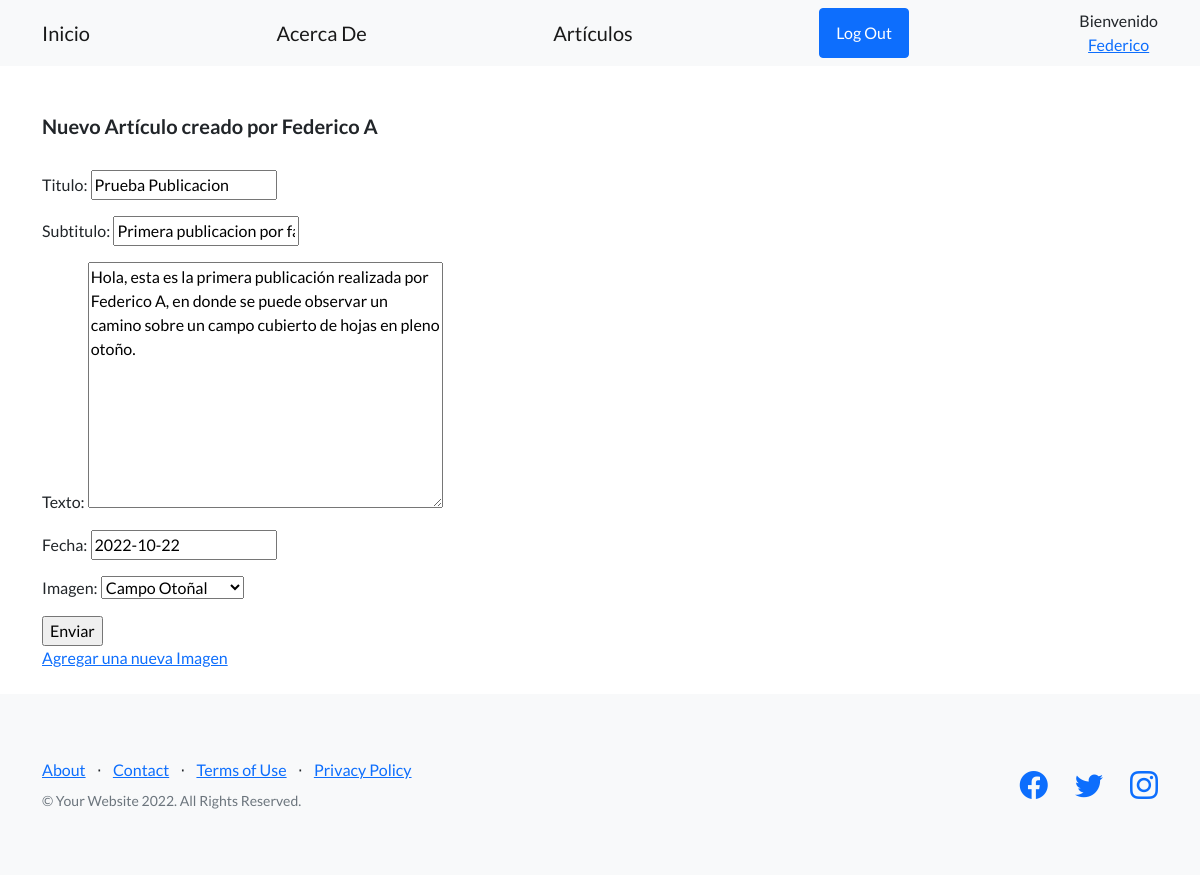
The page /editar/2 (signed in) on the database as committed earlier.
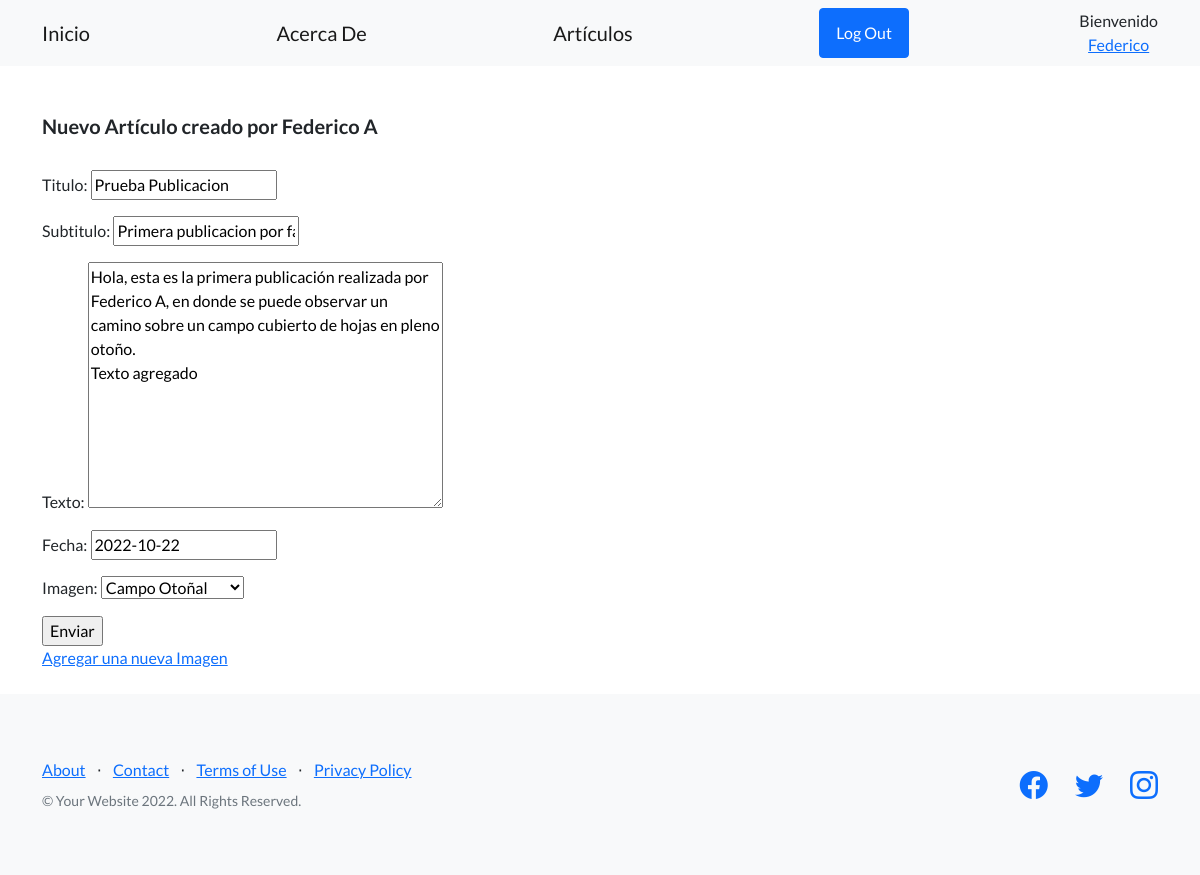
The same page on the database as committed later.
### Blog/models.py (models this page shows, shortened)
class Articulo(models.Model):
    titulo = models.CharField(max_length=60)
    subtitulo = models.CharField(max_length=60)
    texto = models.TextField()
    fecha = models.DateField(null=False)
    autor = models.ForeignKey(User, on_delete=models.CASCADE)
    imagen = models.ForeignKey(ImagenArticulo, on_delete=models.CASCADE)

### Blog/views.py (the view)
# urls.py: path('editar/<pk>', views.ArticuloEdit.as_view(), name='editarArticulo'),
class ArticuloEdit(LoginRequiredMixin, UpdateView):
    model = Articulo
    success_url = "/pages"
    fields = ['titulo', 'subtitulo', 'texto', 'fecha', 'imagen']

### Blog/models.py (called while the page is built)
    def __str__(self):
        return self.nombre

### Blog/templates/Blog/articulo_form.html (shortened to what this page needs)
{% extends 'Blog/encabezado.html' %}
{% load static %}
{% block contenidoQueCambia %}
<form action="" method="POST">
    <h5>Nuevo Artículo creado por {{request.user.get_full_name}}</h5>
    <br>
    {{ form.as_p }}
    <input type="submit" value="Enviar" />
</form>
<a href="{% url 'agregar_imagen' %}">Agregar una nueva Imagen</a>
{% endblock %}

Rows that differ between the two databases and show on the page:
changed Articulo "Prueba Publicacion": texto "Hola, esta es la primera publicación realizada por Federico A, en donde se puede observar un camino sobre un campo cubierto de hojas en pleno otoño." → "…hojas en pleno otoño. Texto agregado"
